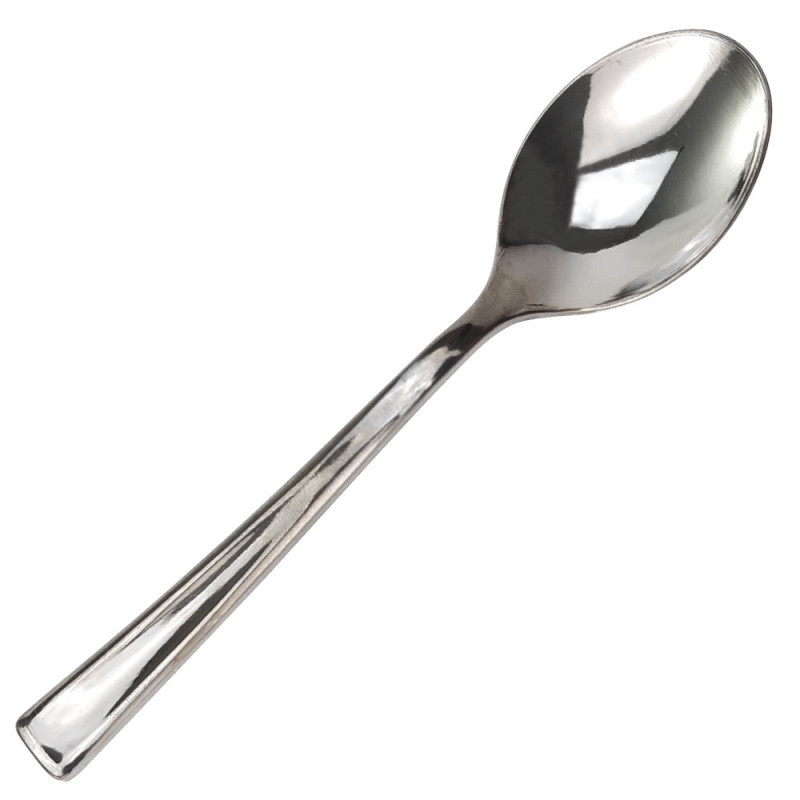
#> input picture clean background/11.jpg, 800 x 800 px, found by its file name
$ python croping.py
#> lines starting #> are read from the running program, lines starting #| are printed output that depends on the picture; after the words box and inside, x2 and y2 are one past the last pixel; in counts of white or black regions, pixels touching at a corner belong together
import cv2
import os
import csv
import numpy as np

from skimage import exposure
from skimage import feature

import time
import joblib
import imutils


def open_picture(image):
    """We open picture"""

    img = cv2.imread(image)
    return img


def show_picture(name, image, mode, destroy):
    cv2.imshow(name, image)
    cv2.waitKey(mode)
    if mode == 1:
        time.sleep(0.2)
    if destroy == "y":
        cv2.destroyAllWindows()


def save_picture(name, image):
    path = "dataset/data_analysing/{}"
    cv2.imwrite(path.format(str(name)), image)


def blanck_picture(img):

    """Create a black background picture same dimension of original picture"""

    blank_image = np.zeros((img.shape[0],img.shape[1],3), np.uint8)
    blank_image[0:img.shape[0], 0:img.shape[1]] = 0, 0, 0

    return blank_image


# [8 lines left out: function blanck_picture_white, not called in this run]


def get_other_object(img):

    """We detecte contours from the picture
    We try to recup them and to put it into rectangle"""


    blanck = blanck_picture(img)

    gray = cv2.cvtColor(img, cv2.COLOR_BGR2GRAY)

    edged = cv2.Canny(img, 0, 160)
    th3 = cv2.adaptiveThreshold(gray,255,cv2.ADAPTIVE_THRESH_GAUSSIAN_C,\
            cv2.THRESH_BINARY,5,20)


    show_picture("th3", th3, 0, "y")

    contours, _ = cv2.findContours(th3, cv2.RETR_TREE,
                                   cv2.CHAIN_APPROX_NONE)

    liste = []
    for cnts in contours:
        if cv2.contourArea(cnts) < 35000:
            cv2.drawContours(blanck, cnts, -1, (255, 255, 255), 20)
    show_picture("blanck", blanck, 0, "y")

    edged = cv2.Canny(blanck, 0, 100)
    show_picture("edged", edged, 0, "y")


    contours, _ = cv2.findContours(edged, cv2.RETR_TREE,
                                   cv2.CHAIN_APPROX_NONE)
    for cnts in contours:
        pts = [x, y, w, h] = cv2.boundingRect(cnts); liste.append(pts)
        cv2.drawContours(img, cnts, -1, (0, 255, 0), 1)


        rows = img.shape[0]
        cols = img.shape[1]
        img_center = (cols / 2, rows / 2)
        M = cv2.getRotationMatrix2D(img_center, 45, 1)
        rotated = cv2.warpAffine(img, M, (cols, rows), borderValue=(255,255,255))


        show_picture("rotated", rotated, 0, "y")

    return liste


def croping_it_from_original(img, liste):

    """Now we must fusion the multiples detections from
    a single object.
    We must crop it now for an other matching with current model"""

    liste_area = []
    for i in liste:
        if i[2] > 10 and i[3] > 10 and\
           i[2] < img.shape[0] and i[3] < img.shape[1]:
            liste_area += [i]

    copy2, liste_area = one_detection_for_one_picture(liste_area, img)
    objects_to_picture(copy2, liste_area, img)


# [19 lines left out: function part_of_object, not called in this run]


def one_detection_for_one_picture(liste_area, img):
    """ on supprimre les detections dans les detections"""


    for _ in range(2):
        for i in liste_area:
            copy = img.copy()
            for j in liste_area:
                if j[0] > i[0] + 2 and j[0] + j[2] < i[0] + i[2] or\
                   j[0] + j[2] - 2 > i[0] and j[0] + j[2] < i[0] + i[2]:

                    cv2.rectangle(copy, (i[0], i[1]), (i[0] + i[2], i[1] + i[3]),
                                  (0, 0, 255), 2)

                    cv2.rectangle(copy, (j[0], j[1]), (j[0] + j[2], j[1] + j[3]),
                                  (255, 0, 0), 1)

                    liste_area.remove(j)


    copy2 = img.copy()
    for i in liste_area:
        cv2.rectangle(copy2, (i[0], i[1]), (i[0] + i[2], i[1] + i[3]),
                      (0, 0, 255), 1)

    show_picture("copy2", copy2, 1, "")

    return copy2, liste_area


# [8 lines left out: function objects_to_picture, not called in this run]


def detection_picture0():

    #open img and copy it

    img = open_picture("dataset/clean/cuillere/11.jpg")
#> in open_picture, img is the input picture: shape (800, 800, 3); mean B, G, R 240.4, 240.9, 241.3

    img = cv2.copyMakeBorder(img, 50, 50, 50, 50,
                              cv2.BORDER_CONSTANT, value=(255, 255, 255))
#> img: shape (900, 900, 3)
    img_copy = img.copy()

    liste = get_other_object(img)
#> in get_other_object, `th3 = cv2.adaptiveThreshold(gray,255,cv2.ADAPTIVE_THRESH_GAUSSIAN_C,\ ..`:
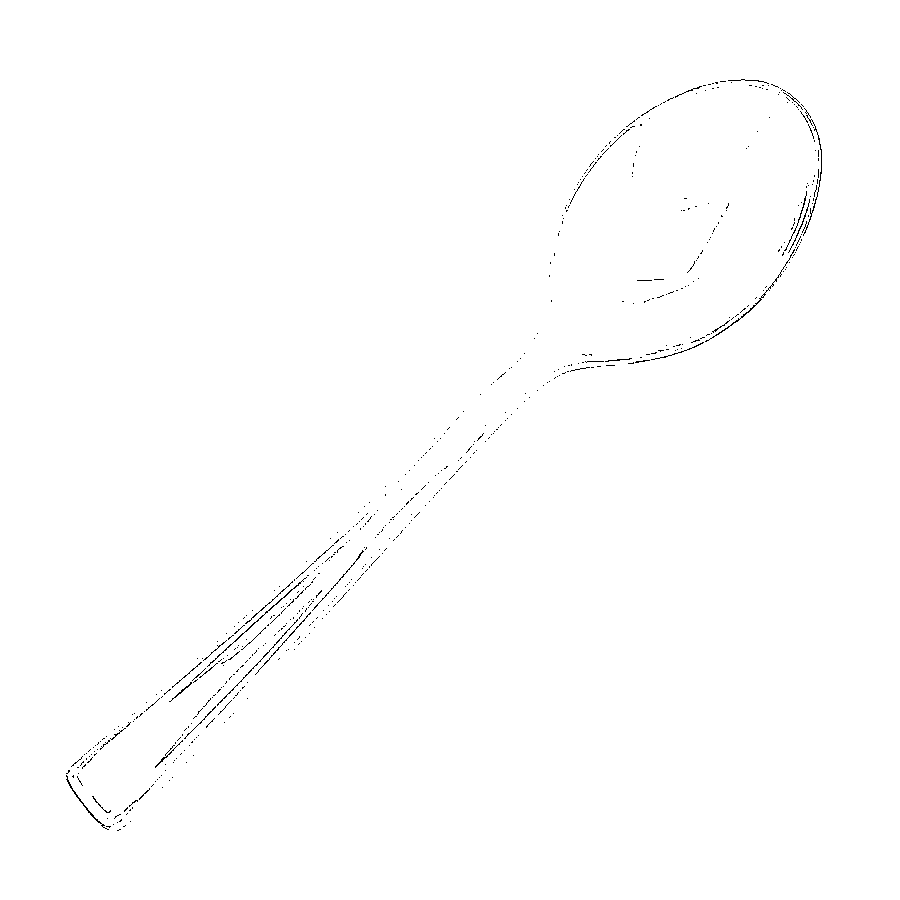
#> th3: shape (900, 900); 99.6% white; black in thin lines or dots, all inside (x1, y1, x2, y2) = (66, 79, 822, 831)
#> in get_other_object, `contours, _ = cv2.findContours(th3, cv2.RETR_TREE, cv2.CHAIN_APPROX_NO..`: contours = 1443 contours, 1414 with area under 20; largest, box (x1, y1, x2, y2) and area: (0, 0, 900, 900) 808201, (65, 774, 103, 825) 150, (817, 134, 823, 188) 111, (797, 195, 807, 224) 64, (795, 212, 807, 239) 60
#> the loop in get_other_object, `for cnts in contours:` made 1443 passes
#> cnts on passes 9, 10, 12: [[124, 825], [125, 824], [126, 825], [125, 826]], [[112, 824], [113, 823], [114, 824], [113, 825]], [[116, 822], [117, 821], [118, 822], [117, 823]]
#> after the loop in get_other_object, `for cnts in contours:`:
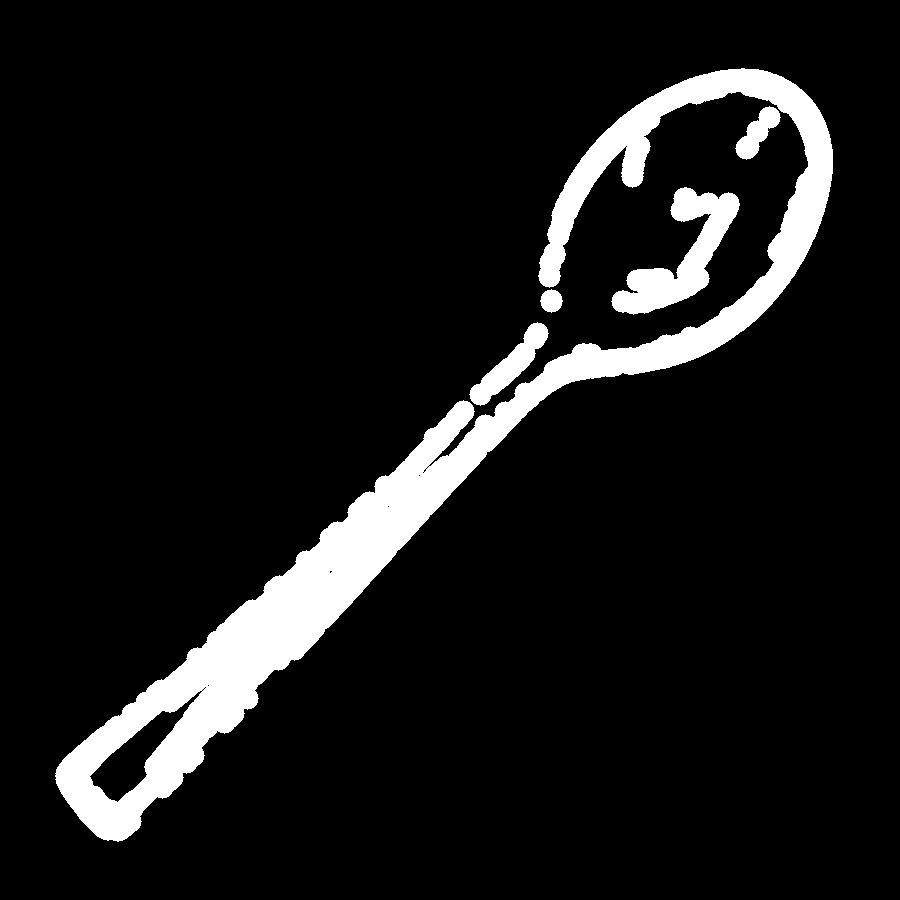
#> blanck: shape (900, 900, 3); 9.1% white; 5 white regions, box (x1, y1, x2, y2) and area: (55, 68, 833, 842) 63721, (611, 187, 740, 315) 6065, (469, 322, 549, 406) 2142, (735, 106, 781, 160) 1124, (540, 289, 563, 313) 400
#> in get_other_object, `contours, _ = cv2.findContours(edged, cv2.RETR_TREE, cv2.CHAIN_APPROX_..`: contours = 30 contours, 19 with area under 20; largest, box (x1, y1, x2, y2) and area: (469, 322, 549, 406) 2173, (469, 322, 549, 406) 2106, (55, 67, 833, 842) 576, (540, 289, 563, 313) 402, (540, 289, 563, 313) 392
#> the loop in get_other_object, `for cnts in contours:` made 30 passes
#> (x, y, w, h) on passes 1, 3, 4, 5, 7, 8, 9, 11: (90, 692, 112, 110), (199, 687, 5, 5), (205, 686, 1, 1), (207, 684, 3, 3), (331, 572, 1, 1), (329, 570, 3, 3), (387, 505, 3, 3), (206, 491, 168, 151)
#> after the loop in get_other_object, `for cnts in contours:`:
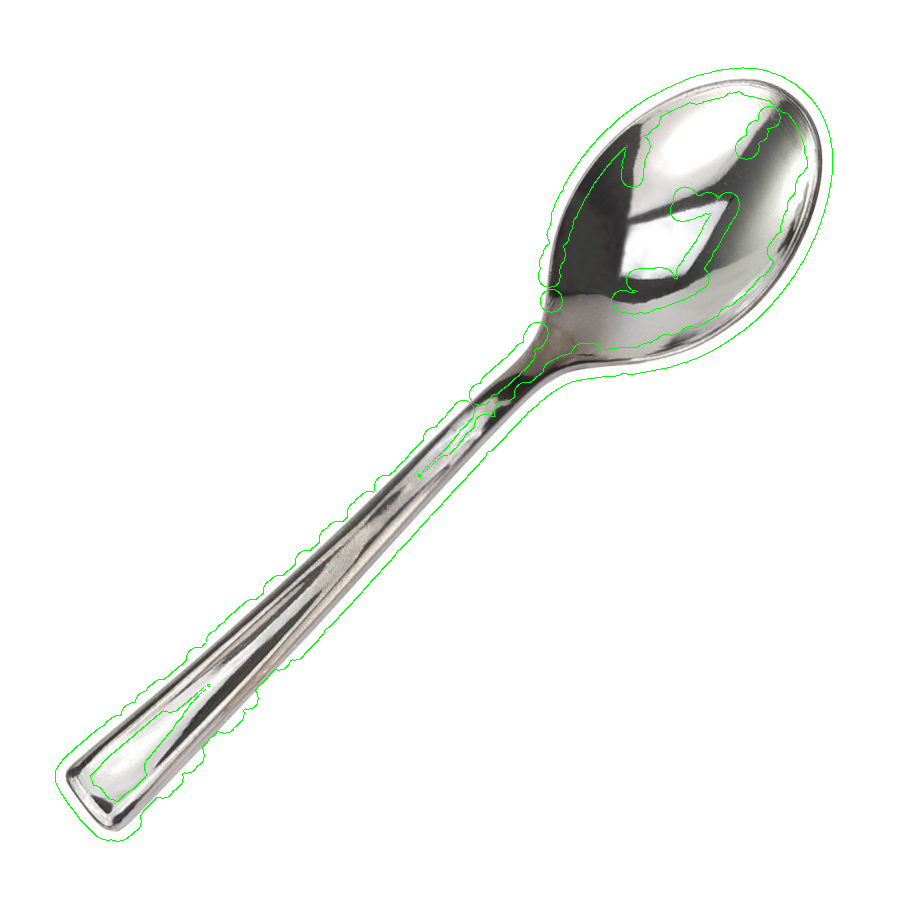
#> img: shape (900, 900, 3); mean B, G, R 242.1, 244.1, 242.8
#> after the loop in get_other_object, `for cnts in contours:`: liste = 30 items, first 6: (90, 692, 112, 110), (203, 689, 3, 3), (199, 687, 5, 5), (205, 686, 1, 1), (207, 684, 3, 3), (207, 684, 3, 3)
    croping_it_from_original(img_copy, liste)
#> the loop in croping_it_from_original, `for i in liste:` made 30 passes
#> after the loop in one_detection_for_one_picture, `for _ in range(2):`: liste_area = [(90, 692, 112, 110), (206, 491, 168, 151), (611, 186, 129, 129), (449, 108, 359, 347), (55, 67, 778, 775)]
#> the loop in one_detection_for_one_picture, `for i in liste_area:` made 5 passes
#> after the loop in one_detection_for_one_picture, `for i in liste_area:`:
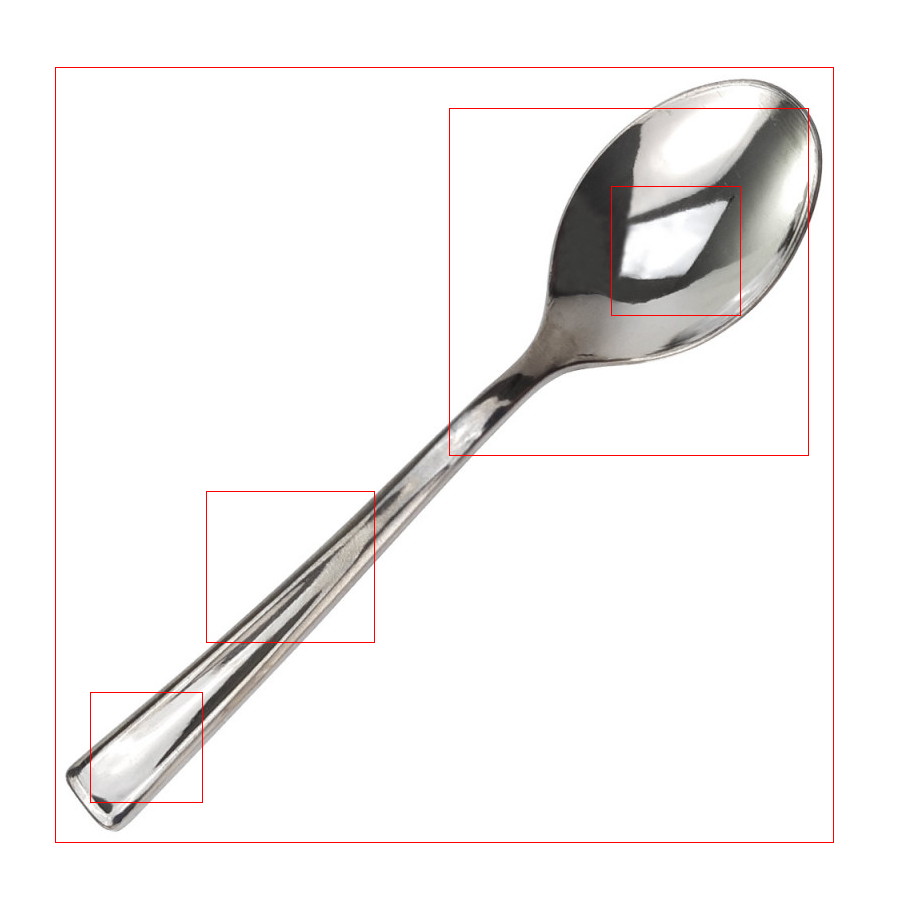
#> copy2: shape (900, 900, 3); mean B, G, R 241.7, 242.1, 244.3


detection_picture0()
